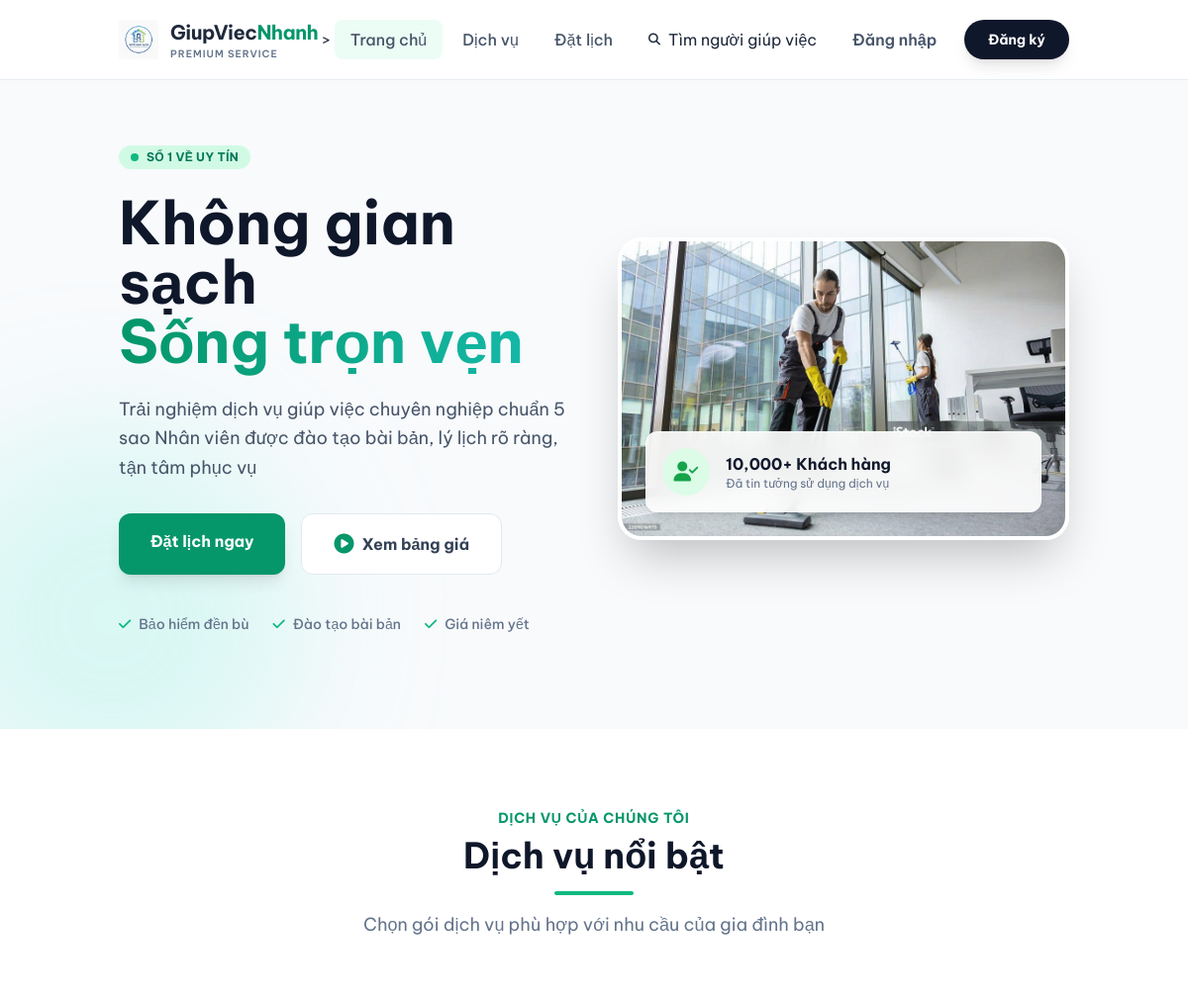
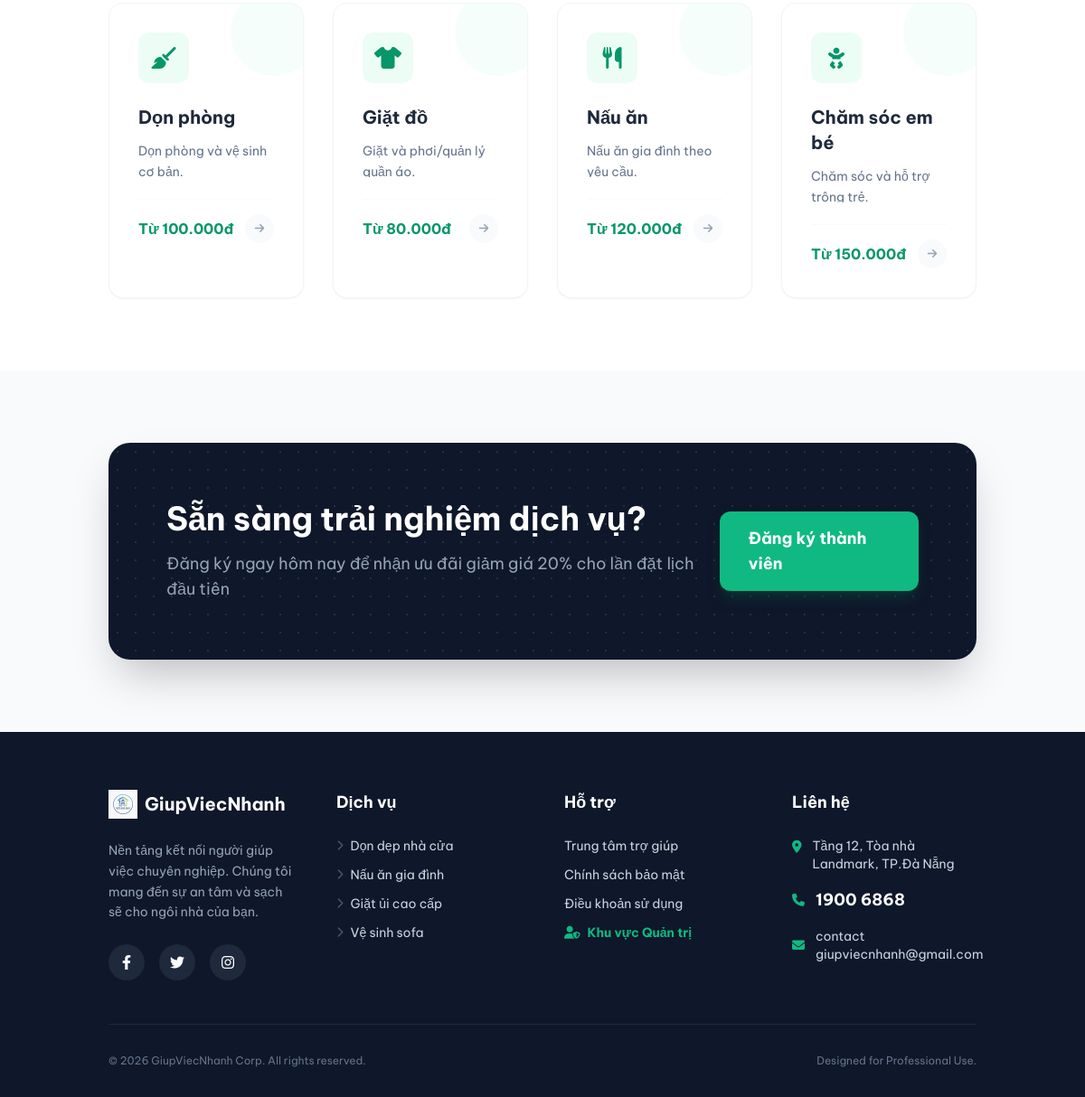
The page / on the database its author committed (2 pictures, top to bottom).
### tables this page shows
CREATE TABLE `services` (
  `id` int(11) NOT NULL,
  `name` varchar(100) NOT NULL,
  `description` text DEFAULT NULL,
  `price_text` varchar(50) DEFAULT NULL,
  `price_value` decimal(10,2) NOT NULL,
  `icon` varchar(50) DEFAULT NULL,
  `bg_color` varchar(50) DEFAULT 'bg-brand-50',
  `text_color` varchar(50) DEFAULT 'text-brand-600',
  `created_at` timestamp NOT NULL DEFAULT current_timestamp()
);

### app/models/Service.php (called while the page is built, shortened)
<?php
class Service
{
    private PDO $conn;
    private string $table_name = 'services';
    public function __construct(PDO $db)
    {
        $this->conn = $db;
    }
    public function getAll(): array
    {
        $query = "SELECT * FROM {$this->table_name} ORDER BY id ASC";
        try {
            $stmt = $this->conn->prepare($query);
            $stmt->execute();
            return $stmt->fetchAll(PDO::FETCH_ASSOC);
        } catch (PDOException $e) {
            error_log("Database Error (Service::getAll): " . $e->getMessage());
            return [];
        }
    }
}

### views/home/index.php (the view)
<?php
$featuredServices = [];
$allServices = $services ?? [];
if (!empty($allServices)) {
    $featuredServices = array_slice($allServices, 0, 4);
}
function h(string $str): string {
    return htmlspecialchars($str, ENT_QUOTES, 'UTF-8');
}
?>
<section class="relative bg-slate-50 pt-16 pb-24 overflow-hidden">
    <div class="absolute top-0 right-0 -mr-20 -mt-20 w-96 h-96 bg-brand-200 rounded-full mix-blend-multiply filter blur-3xl opacity-30 animate-blob"></div>
    <div class="absolute bottom-0 left-0 -ml-20 -mb-20 w-96 h-96 bg-teal-200 rounded-full mix-blend-multiply filter blur-3xl opacity-30 animate-blob animation-delay-2000"></div>
    <div class="container mx-auto px-4 lg:px-8 relative z-10">
        <div class="flex flex-col lg:flex-row items-center gap-12">
            <div class="lg:w-1/2 slide-up">
                <div class="inline-flex items-center px-3 py-1 rounded-full bg-brand-100 text-brand-700 text-xs font-bold uppercase tracking-wide mb-6">
                    <span class="w-2 h-2 bg-brand-500 rounded-full mr-2 animate-pulse"></span> Số 1 về Uy tín
                </div>
                <h1 class="text-5xl lg:text-6xl font-bold text-slate-900 leading-tight mb-6">
                    Không gian sạch<br>
                    <span class="text-transparent bg-clip-text bg-gradient-to-r from-brand-600 to-teal-500">Sống trọn vẹn</span>
                </h1>
                <p class="text-lg text-slate-600 mb-8 leading-relaxed max-w-lg">
                    Trải nghiệm dịch vụ giúp việc chuyên nghiệp chuẩn 5 sao Nhân viên được đào tạo bài bản, lý lịch rõ ràng, tận tâm phục vụ
                </p>
                <div class="flex flex-col sm:flex-row gap-4">
                    <a href="index.php?page=booking" class="px-8 py-4 bg-brand-600 text-white font-bold rounded-xl shadow-lg shadow-brand-200 hover:bg-brand-700 hover:shadow-xl transition transform hover:-translate-y-1 text-center">
                        Đặt lịch ngay
                    </a>
                    <a href="index.php?page=services" class="px-8 py-4 bg-white text-slate-700 font-bold rounded-xl border border-slate-200 hover:border-brand-300 hover:bg-slate-50 transition text-center flex items-center justify-center">
                        <i class="fa-solid fa-play-circle text-brand-600 mr-2 text-xl"></i> Xem bảng giá
                    </a>
                </div>
                <div class="mt-10 flex items-center gap-6 text-sm text-slate-500 font-medium">
                    <div class="flex items-center"><i class="fa-solid fa-check text-brand-500 mr-2"></i> Bảo hiểm đền bù</div>
                    <div class="flex items-center"><i class="fa-solid fa-check text-brand-500 mr-2"></i> Đào tạo bài bản</div>
                    <div class="flex items-center"><i class="fa-solid fa-check text-brand-500 mr-2"></i> Giá niêm yết</div>
                </div>
            </div>
            <div class="lg:w-1/2 relative fade-in">
                <div class="relative rounded-3xl overflow-hidden shadow-2xl border-4 border-white">
                    <img src="assets/images/hero_cleaner.jpg" alt="Cleaner" class="w-full h-auto object-cover transform hover:scale-105 transition duration-700" loading="lazy">
                    <div class="absolute bottom-6 left-6 right-6 bg-white/90 backdrop-blur-md p-4 rounded-xl shadow-lg border border-white/50 flex items-center gap-4">
                        <div class="w-12 h-12 bg-green-100 rounded-full flex items-center justify-center text-green-600">
                            <i class="fa-solid fa-user-check text-xl"></i>
                        </div>
                        <div>
                            <p class="font-bold text-slate-900">10,000+ Khách hàng</p>
                            <p class="text-xs text-slate-500">Đã tin tưởng sử dụng dịch vụ</p>
                        </div>
                    </div>
                </div>
            </div>
        </div>
    </div>
</section>
<section class="py-20 bg-white">
    <div class="container mx-auto px-4 lg:px-8">
        <div class="text-center max-w-2xl mx-auto mb-16">
            <span class="text-brand-600 font-bold uppercase tracking-wider text-sm mb-2 block">Dịch vụ của chúng tôi</span>
            <h2 class="text-3xl md:text-4xl font-bold text-slate-900 mb-4">Dịch vụ nổi bật</h2>
            <div class="w-20 h-1 bg-brand-500 mx-auto rounded-full mb-4"></div>
            <p class="text-slate-500 text-lg">Chọn gói dịch vụ phù hợp với nhu cầu của gia đình bạn</p>
        </div>
        <div class="grid grid-cols-1 md:grid-cols-2 lg:grid-cols-4 gap-8">
            <?php if (!empty($featuredServices)): ?>
                <?php foreach($featuredServices as $s):
                    $bgColor = !empty($s['bg_color']) ? $s['bg_color'] : 'bg-green-50';
                    $textColor = !empty($s['text_color']) ? $s['text_color'] : 'text-green-600';
                    $icon = !empty($s['icon']) ? $s['icon'] : 'fa-star';
                    $displayPrice = !empty($s['price_text']) ? h($s['price_text']) : 'Liên hệ';
                    $desc = !empty($s['description']) ? h($s['description']) : 'Mô tả đang cập nhật';
                ?>
                    <div onclick="window.location.href='index.php?page=booking&service_id=<?= $s['id'] ?>'" class="group bg-white rounded-2xl p-8 border border-slate-100 hover:border-brand-200 shadow-sm hover:shadow-xl hover:-translate-y-2 transition-all duration-300 cursor-pointer relative overflow-hidden">
                        <div class="absolute top-0 right-0 -mt-4 -mr-4 w-24 h-24 <?= $bgColor ?> rounded-full opacity-50 transition-transform group-hover:scale-150"></div>
                        <div class="w-14 h-14 <?= $bgColor . ' ' . $textColor ?> rounded-xl flex items-center justify-center text-2xl mb-6 relative z-10">
                            <i class="fa-solid <?= $icon ?>"></i>
                        </div>
                        <h3 class="text-xl font-bold text-slate-800 mb-3 relative z-10 group-hover:text-brand-700 transition">
                            <?= h($s['name']) ?>
                        </h3>
                        <p class="text-slate-500 text-sm mb-6 leading-relaxed relative z-10 line-clamp-2 h-10 overflow-hidden">
                            <?= $desc ?>
                        </p>
                        <div class="flex items-center justify-between relative z-10 pt-4 border-t border-slate-50">
                            <span class="font-bold text-brand-600"><?= $displayPrice ?></span>
                            <span class="w-8 h-8 rounded-full bg-slate-50 flex items-center justify-center text-slate-400 group-hover:bg-brand-500 group-hover:text-white transition">
                                <i class="fa-solid fa-arrow-right text-xs"></i>
                            </span>
                        </div>
                    </div>
                <?php endforeach; ?>
            <?php else: ?>
                <div class="col-span-4 text-center py-10">
                    <p class="text-slate-500">Chưa có dịch vụ nào được cập nhật</p>
                </div>
            <?php endif; ?>
        </div>
    </div>
</section>
<section class="py-20">
    <div class="container mx-auto px-4 lg:px-8">
        <div class="bg-slate-900 rounded-3xl p-10 md:p-16 relative overflow-hidden text-center md:text-left flex flex-col md:flex-row items-center justify-between shadow-2xl">
             <div class="absolute top-0 left-0 w-full h-full opacity-10 pointer-events-none" style="background-image: radial-gradient(#ffffff 1px, transparent 1px); background-size: 20px 20px;"></div>
             <div class="relative z-10 max-w-2xl mb-8 md:mb-0">
                <h2 class="text-3xl md:text-4xl font-bold text-white mb-4">Sẵn sàng trải nghiệm dịch vụ?</h2>
                <p class="text-slate-400 text-lg">Đăng ký ngay hôm nay để nhận ưu đãi giảm giá 20% cho lần đặt lịch đầu tiên</p>
             </div>
             <div class="relative z-10">
                <a href="index.php?page=register" class="inline-block bg-brand-500 text-white px-8 py-4 rounded-xl font-bold text-lg hover:bg-brand-400 transition shadow-lg shadow-brand-900/50 transform hover:-translate-y-1">
                    Đăng ký thành viên
                </a>
             </div>
        </div>
    </div>
</section>

### public/assets/css/style.css (style rules this page uses)
:root { --font-primary: 'Be Vietnam Pro', sans-serif; --color-bg: #f8fafc; --color-text: #1e293b; --color-brand: #10b981; --color-scroll-track: #f1f5f9; --color-scroll-thumb: #cbd5e1; --color-scroll-thumb-hover: #94a3b8; --glass-bg: rgba(255, 255, 255, 0.92); --glass-border: 1px solid rgba(226, 232, 240, 0.6); --glass-blur: blur(12px); --shadow-soft: 0 4px 6px -1px rgba(0, 0, 0, 0.05), 0 2px 4px -1px rgba(0, 0, 0, 0.03); }
*, *::before, *::after { box-sizing: border-box; }
html { scroll-behavior: smooth; }
body { font-family: var(--font-primary); background-color: var(--color-bg); color: var(--color-text); -webkit-font-smoothing: antialiased; -moz-osx-font-smoothing: grayscale; overflow-x: hidden; }
.fade-in { animation: fadeIn 0.5s cubic-bezier(0.4, 0, 0.2, 1) forwards; will-change: opacity; }
.slide-up { animation: slideUp 0.6s cubic-bezier(0.4, 0, 0.2, 1) forwards; will-change: transform, opacity; }
.animate-blob { animation: blob 8s infinite ease-in-out; will-change: transform; }
.animation-delay-2000 { animation-delay: 2s; }

### views/layouts/header.php (style rules this page uses)
body { font-family: 'Be Vietnam Pro', sans-serif; }

### rows shown on the page
services: name "Dọn phòng", description "Dọn phòng và vệ sinh cơ bản.", price_text "Từ 100.000đ"
services: name "Giặt đồ", description "Giặt và phơi/quản lý quần áo.", price_text "Từ 80.000đ"
services: name "Nấu ăn", description "Nấu ăn gia đình theo yêu cầu.", price_text "Từ 120.000đ"
services: name "Chăm sóc em bé", description "Chăm sóc và hỗ trợ trông trẻ.", price_text "Từ 150.000đ"
